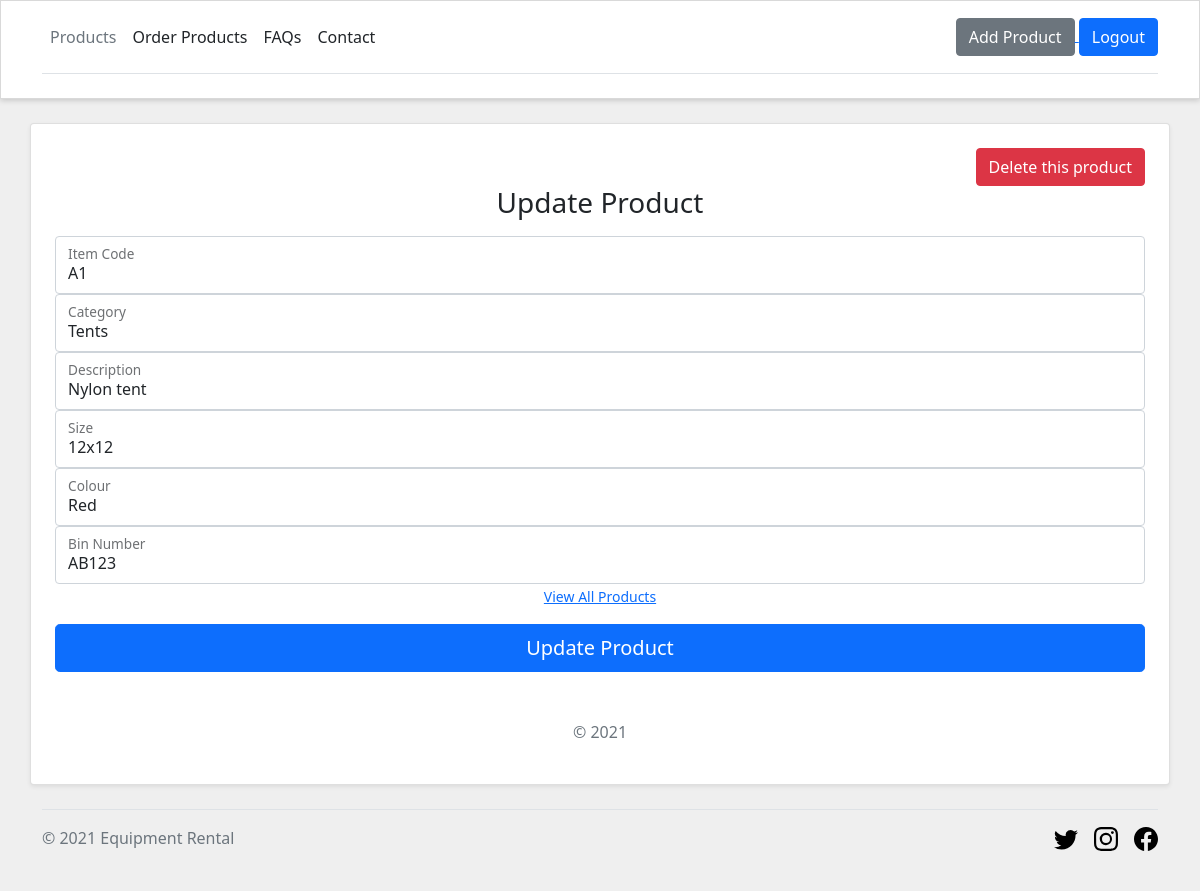
Screenshot of /edit_product.php?id=2 (signed in) with the database file from the repository.
### tables this page shows
CREATE TABLE `items` (
  `id` int(11) NOT NULL AUTO_INCREMENT,
  `item_code` varchar(256) DEFAULT NULL,
  `category` text DEFAULT NULL,
  `description` text DEFAULT NULL,
  `size` varchar(256) DEFAULT NULL,
  `color` text DEFAULT NULL,
  `bin_number` varchar(256) DEFAULT NULL,
  `created` timestamp NULL DEFAULT current_timestamp(),
  PRIMARY KEY (`id`)
);

### config/db.php (called while the page is built, shortened)
<?php
    $base_url = "http://" . $_SERVER['SERVER_NAME'] . "/equipment-rental";
?>

### edit_product.php (the view, shortened to what this page needs)
<?php
require_once("config/db.php");
$query_product = "SELECT * FROM `items` WHERE id = " . $_REQUEST['id'];
$product_result = mysqli_query($connection, $query_product);
?>
<?php require_once("header.php"); ?>
<section class="text-center">
    <div class="container card rounded shadow-sm my-4 p-4">
        <?php
            if($product_result->num_rows > 0){
                while($product_info = mysqli_fetch_array($product_result)){
        ?>
        <div>
            <form action="" method="post" id="delete_product_form">
                <button class="btn btn-danger float-end" name="delete_product" type="submit">Delete this product</button>
            </form>
        </div>
        <form action="" method="post" id="update_product_form">
            <h1 class="h3 mb-3 fw-normal">Update Product</h1>
            <div class="form-floating">
                <input type="text" class="form-control" id="item_code" name="item_code" value="<?php echo $product_info['item_code'] ?>">
                <label for="item_code">Item Code</label>
            </div>
            <div class="form-floating">
                <input type="text" class="form-control" id="category" name="category" value="<?php echo $product_info['category'] ?>">
                <label for="category">Category</label>
            </div>
            <div class="form-floating">
                <input type="text" class="form-control" id="description" name="description" value="<?php echo $product_info['description'] ?>">
                <label for="description">Description</label>
            </div>
            <div class="form-floating">
                <input type="text" class="form-control" id="size" name="size" value="<?php echo $product_info['size'] ?>">
                <label for="size">Size</label>
            </div>
            <div class="form-floating">
                <input type="text" class="form-control" id="color" name="color" value="<?php echo $product_info['color'] ?>">
                <label for="color">Colour</label>
            </div>
            <div class="form-floating">
                <input type="text" class="form-control" id="bin_number" name="bin_number" value="<?php echo $product_info['bin_number'] ?>">
                <label for="bin_number">Bin Number</label>
            </div>
            <?php }} ?>
            <div class="checkbox mb-3">
                <label>
                    <a href="<?php echo $base_url; ?>/index.php"><small>View All Products</small></a>
                </label>
            </div>
            <button class="w-100 btn btn-lg btn-primary" type="submit">Update Product</button>
            <p class="mt-5 mb-3 text-muted">© 2021</p>
        </form>
    </div>
</section>
<?php require_once("footer.php"); ?>

### resources/css/site.css (style rules this page uses)
body { background-color: #efefef !important; }

### rows the page displays
items: item_code "A1", category "Tents", description "Nylon tent", size "12x12", color "Red", bin_number "AB123"
